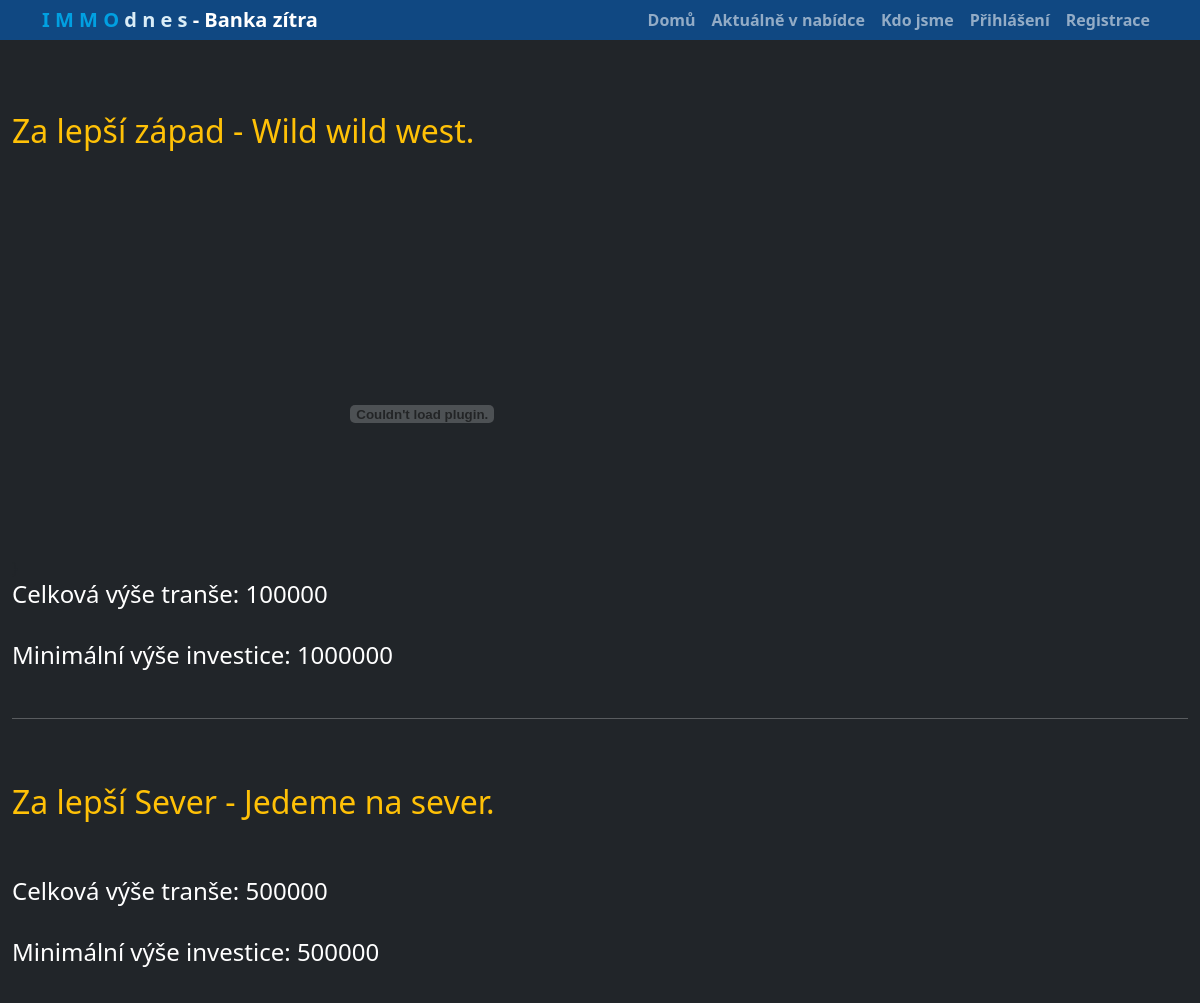
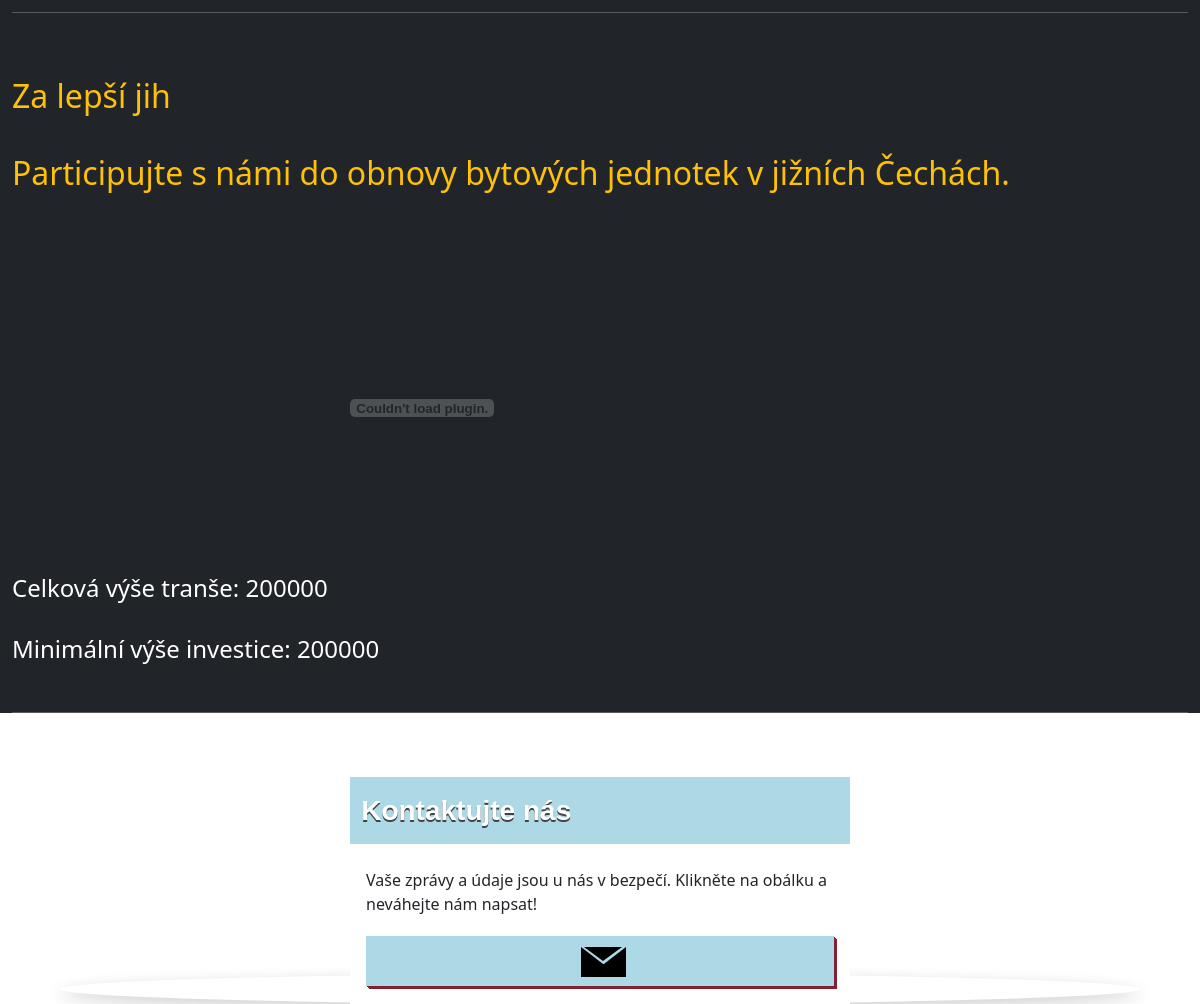
The page /claim/ on the database its author committed (2 pictures, top to bottom).
### claim/models.py (models this page shows, shortened)
class Claim(models.Model):
    title = models.CharField(max_length=200)
    description = models.TextField(max_length=500, help_text='Enter a brief description of the claim')
    price_tranche = MoneyField(max_digits=14,
                               decimal_places=0,
                               blank=True,
                               null=True,
                               help_text="Enter available amount",
                               currency_choices=[('CZK', 'Czech Koruna')])
    min_price_tranche = MoneyField(max_digits=14,
                                   decimal_places=0,
                                   blank=True,
                                   null=True,
                                   help_text="Enter a minimum price purchase",
                                   currency_choices=[('CZK', 'Czech Koruna')])
    remaining_ammount = MoneyField(max_digits=14,
                                   decimal_places=0,
                                   blank=True,
                                   null=True,
                                   currency_choices=[('CZK', 'Czech Koruna')])
    date_of_purchase = models.DateTimeField(auto_now_add=True)
    due_date = models.DateTimeField(auto_now_add=True)
    purchased = models.BooleanField(default=False)
    image = models.ImageField(upload_to="images/", blank=True)
    pdf = models.FileField(upload_to="files/", blank=True)
    class Meta:
        ordering = ['-due_date']

### claim/views.py (the view, shortened to what this page needs)
# urls.py: path('', claim.views.home, name='home'),
def claim(request):
    claim = Claim.objects.all()
    return render(request=request, template_name="claim/actual_offer.html", context={"claim": claim})

### claim/templates/claim/actual_offer.html (shortened to what this page needs)
{% extends 'main.html' %}
{% block content %}
<section class=" claims py-3 ">
	<div class="container-fluid bg-dark">
		<div class="titles py-5">
			{% for c in claim %}
			{% if not field.is_readonly %}
            <h2 class=" descr text-warning py-5">{{ c.description | linebreaksbr }}</h2>
		</div>
		<div class="pdf">
			{% if c.pdf %}}
			<embed id="embed"src="../media/{{ c.pdf }}">
		</div>
			{% endif %}
		<div class="tranches text-white">
			<h4> Celková výše tranše: {{ c.price_tranche }}</h4><br>
			<h4> Minimální výše investice: {{ c.min_price_tranche }}</h4><br>
			<hr>
             {% endif %}
			 {% endfor %}
		</div>
	</div>
</section>
<section id="contact">
	<div class="sectionheader">	<h1> Kontaktujte nás </h1></div>
	<article>
	<p>Vaše zprávy a údaje jsou u nás v bezpečí. Klikněte na obálku a neváhejte nám napsat!</p>
			<label for="checkcontact" class="contactbutton"><div class="mail"></div></label><input id="checkcontact" type="checkbox">
	</article>
</section>
{% endblock %}

### templates/main.html (shortened to what this page needs)
<!DOCTYPE html>
{% load static %}
<html lang="en">
<head>
    <link href="https://cdn.jsdelivr.net/npm/bootstrap@5.0.2/dist/css/bootstrap.min.css"
          rel="stylesheet">
    <link rel="stylesheet" href="https://cdn.jsdelivr.net/npm/bootstrap-icons@1.3.0/font/bootstrap-icons.css">
    <link rel="stylesheet" href="{% static 'claim/actual_offer.css' %}">
    <link rel="stylesheet" href="{% static 'claim/sign_up.css' %}">
    <link rel="stylesheet" href="{% static 'claim/login.css' %}">
    <link rel="stylesheet" href="{% static 'claim/home_img_first_cards.css' %}">
    <link rel="stylesheet" href="{% static 'claim/actual_offer_contact_form.css' %}">
    <link rel="stylesheet" href="{% static 'claim/home_claim.css' %}">
    <link rel="stylesheet" href="{% static 'claim/navbar.css' %}">
    <link
      rel="stylesheet"
      href="https://cdnjs.cloudflare.com/ajax/libs/font-awesome/6.0.0-beta2/css/all.min.css"
    />
    <link rel="stylesheet" href="{% static 'claim/style.css' %}" />
</head>
<body>
{% include 'navbar.html' %}
<main>
    {% block content %}{% endblock %}
</main>
</body>
</html>

### templates/navbar.html (shortened to what this page needs)
{% load static %}
<nav class="navbar navbar-expand-lg  navbar-dark py-0 fixed-top nav-top ">
    <div class="container">
        <a href="/" class="navbar-brand nav-text">
            <span style="color:#01A0E2">I</span>
            <span style="color:#01A0E2">M</span>
            <span style="color:#01A0E2">M</span>
            <span style="color:#01A0E2">O</span>
            <span style="color:#DAEDF7">d</span>
            <span style="color:#DAEDF7">n</span>
            <span style="color:#DAEDF7">e</span>
            <span style="color:#DAEDF7">s</span>
            - Banka zítra</a>
        <div class="collapse navbar-collapse" id="navmenu">
            <ul class="navbar-nav ms-auto">
                <li class="nav-item">
                    <a href="/" class="nav-link">Domů</a>
                </li>
                <li class="nav-item">
                    <a href="{% url 'claim' %}" class="nav-link">Aktuálně v nabídce</a>
                </li>
                <li class="nav-item">
                    <a href="/#about-us" class="nav-link">Kdo jsme</a>
                </li>
                {% if not request.user.is_authenticated %}
                <li class="nav-item">
                    <a href="{% url 'login_req' %}" class="nav-link">Přihlášení</a>
                {% endif %}
                </li>
                {% if not request.user.is_authenticated %}
                <li class="nav-item">
                    <a href="{% url 'signup' %}" class="nav-link">Registrace</a>
                {% endif %}
                </li>
            </ul>
         </div>
    </div>
</nav>

### claim/static/claim/actual_offer.css (style rules this page uses)
#embed { width: 50rem; height: 20rem; border: solid 3px; }

### claim/static/claim/login.css (style rules this page uses)
body { height: 100vh; }
label { font-weight: bold; }

### claim/static/claim/actual_offer_contact_form.css (style rules this page uses)
#contact { width: 500px; margin:2em auto; background:white; }
#contact::after { content: ""; display: block; height: 30px; width: 90%; left: 5%; bottom: 0; position: absolute; -webkit-box-shadow: 0 5px 15px 0 rgba(0, 0, 0, 0.19); box-shadow: 0 5px 15px 0 rgba(0, 0, 0, 0.19); border-radius: 100%; z-index: -1; }
#contact article { padding: 1em; }
#contact h1 { background: lightblue; font-family: Oswald ,sans-serif; font-size: 1.75em; padding: 0.6em 0 0.6em 0.4em; color: white; text-shadow: 0 0.06em 0 #424242; position: relative; font-weight: bold; }
.contactbutton { background: lightblue; -webkit-box-shadow: 1px 1px 0 0 #832032,2px 2px 0 0 #832032,3px 3px 0 0 #832032; box-shadow: 1px 1px 0 0 #832032,2px 2px 0 0 #832032,3px 3px 0 0 #832032; text-align: center; display: block; width: 100%; height: 50px; margin-top: 20px; margin-bottom: 2px; cursor: pointer; }
.mail { margin-top: 11px; font-size: 15px; display: inline-block; border-top: 2em solid transparent; border-left: 2.6em solid black; height: 0; width: 0; position: relative; }
.mail:before { content: ''; top: -2.5em; left: -2.95em; display: block; position: absolute; border-top: 1.2em solid black; border-left: 1.6em solid transparent; border-right: 1.6em solid transparent; border-bottom: 1em solid transparent; font-size: 0.8em; }
.mail::after { display: block; content: ""; position: absolute; border-top: 2em solid transparent; border-right: 2.6em solid black; height: 0; width: 0; left: -2.18em; bottom: 0; }

### claim/static/claim/navbar.css (style rules this page uses)
.nav-top { background-color: #104882; font-weight: bold; }

### rows shown on the page
Claim: description "Za lepší západ - Wild wild west.", price_tranche "100000", min_price_tranche "1000000"
Claim: description "Za lepší Sever - Jedeme na sever.", price_tranche "500000", min_price_tranche "500000"
Claim: description "Za lepší jih Participujte s námi do obnovy bytových jednotek v jižních Čechách.", price_tranche "200000", min_price_tranche "200000"
